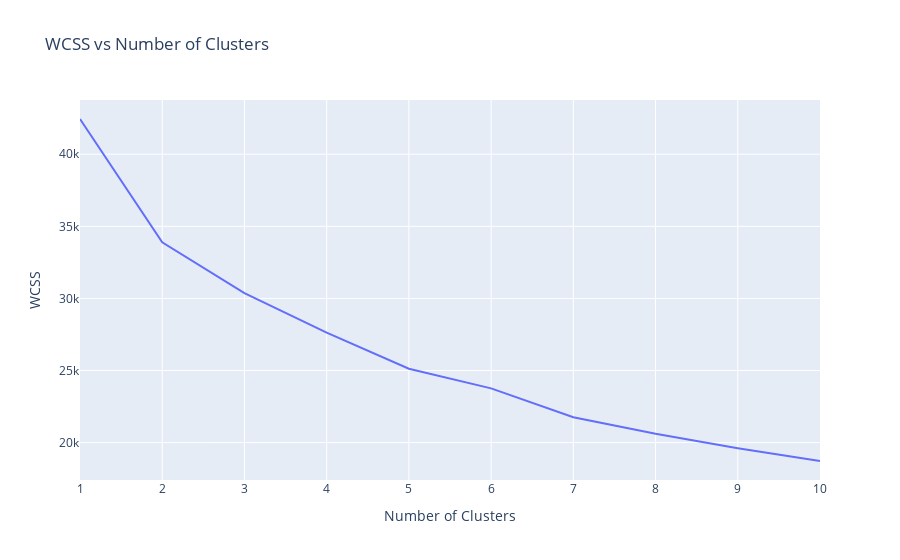

Notebook code for this chart:
### Code cell
import plotly.graph_objects as go

# Create a trace for the line graph
trace = go.Scatter(
    x=list(range(1, 11)),
    y=wcss,
    mode='lines',
    name='WCSS'
)

# Create the layout
layout = go.Layout(
    title='WCSS vs Number of Clusters',
    xaxis=dict(title='Number of Clusters'),
    yaxis=dict(title='WCSS')
)

# Create the figure
fig = go.Figure(data=[trace], layout=layout)

# Show the line graph
fig.show()

### Figure 1 — Plotly figure (JSON) as saved in the notebook; plotly's stock layout.template omitted (floating-point values rounded to 4 significant figures)
{"data": [{"mode": "lines", "name": "WCSS", "type": "scatter", "x": [1, 2, 3, 4, 5, 6, 7, 8, 9, 10], "y": [42440.0, 33900.0, 30370.0, 27620.0, 25120.0, 23760.0, 21760.0, 20620.0, 19610.0, 18720.0]}], "layout": {"title": {"text": "WCSS vs Number of Clusters"}, "xaxis": {"title": {"text": "Number of Clusters"}}, "yaxis": {"title": {"text": "WCSS"}}}}
